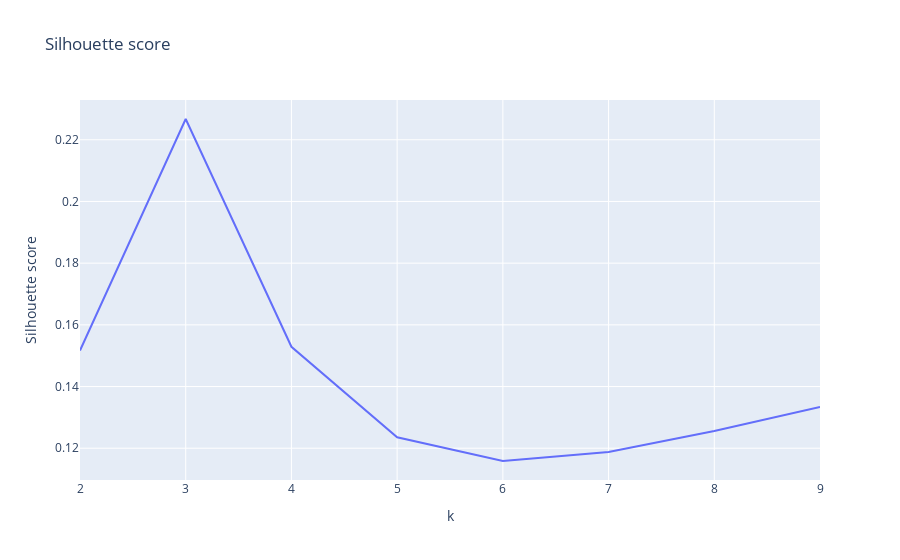

Write notebook code for a chart like this one.
### Code cell
silhouette_scores = []

for k in range(2, 10):
    kmeans = KMeans(n_clusters=k, random_state=42, init="random", n_init="auto")
    kmeans.fit(df_cluster_product_region_ss)
    silhouette_scores.append(silhouette_score(df_cluster_product_region_ss, kmeans.labels_))

fig = px.line(
    x=range(2, 10),
    y=silhouette_scores,
    title="Silhouette score",
    labels={"x": "k", "y": "Silhouette score"},
)
fig.show()

### Figure 1 — Plotly figure (JSON) as saved in the notebook; plotly's stock layout.template omitted (floating-point values rounded to 4 significant figures)
{"data": [{"hovertemplate": "k=%{x}<br>Silhouette score=%{y}<extra></extra>", "legendgroup": "", "line": {"color": "#636efa", "dash": "solid"}, "mode": "lines", "name": "", "orientation": "v", "showlegend": false, "type": "scatter", "x": [2, 3, 4, 5, 6, 7, 8, 9], "xaxis": "x", "y": [0.1517, 0.2267, 0.1529, 0.1236, 0.1159, 0.1188, 0.1256, 0.1333], "yaxis": "y"}], "layout": {"legend": {"tracegroupgap": 0}, "title": {"text": "Silhouette score"}, "xaxis": {"anchor": "y", "domain": [0, 1], "title": {"text": "k"}}, "yaxis": {"anchor": "x", "domain": [0, 1], "title": {"text": "Silhouette score"}}}}
